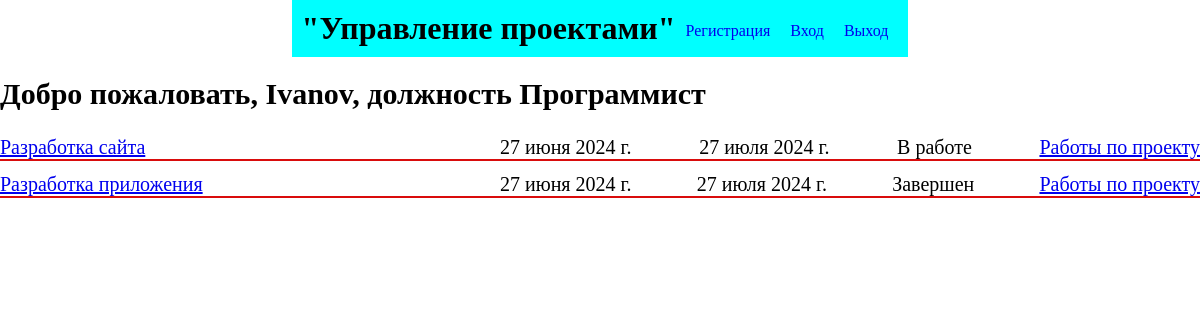
The app's page / (signed in) with its own data.
### main/models.py (models this page shows, shortened)
class AdvUser(AbstractUser):
    dolzn = models.ForeignKey(Dolzn, on_delete=models.CASCADE, null=True, blank=True, verbose_name='Должность')
    class Meta:
        verbose_name = 'Сотрудник'
        verbose_name_plural = 'Сотрудники'
    def __str__(self):
        return self.username

class Dolzn(models.Model):
    name = models.CharField('Название', max_length=255)
    class Meta:
        verbose_name = 'Должность'
        verbose_name_plural = 'Должности'
    def __str__(self):
        return self.name

class WorkerInProject(models.Model):
    project = models.ForeignKey(Project, on_delete=models.CASCADE, verbose_name='Проект')
    worker = models.ManyToManyField(AdvUser, verbose_name='Сотрудник')
    class Meta:
        verbose_name = 'Сотрудник в проекте'
        verbose_name_plural = 'Сотрудники в проекте'

class Project(models.Model):
    STATUS_CHOICE = (
        ("В работе", "В работе"),
        ("Завершен", "Завершен"),
    )
    name = models.CharField('Название', max_length=255)
    date_start = models.DateField('Дата начала')
    date_end = models.DateField('Дата сдачи')
    status = models.CharField("Статус проекта", choices=STATUS_CHOICE, max_length=50)
    class Meta:
        verbose_name = 'Проект'
        verbose_name_plural = 'Проекты'

### main/views.py (the view)
# urls.py: path('', MainPage.as_view(), name='main_page'),
class MainPage(TemplateView):
    template_name = 'index.html'
    def get_context_data(self, *, object_list=None, **kwargs):
        context = super().get_context_data(**kwargs)
        print(self.request.user, type(self.request.user))
        if str(self.request.user) == "AnonymousUser":
            context['warning'] = 'Зарегистрируйтесь или войдите, чтобы посмотреть свои проекты'
            return context
        else:
            context['projects'] = WorkerInProject.objects.filter(worker=self.request.user)
            context['user'] = self.request.user
            context['ddd'] = AdvUser.objects.get(username=self.request.user)
            return context

### main/templates/index.html
{% extends "base.html" %}
{% load static %}
{% block content %}
	{% if user.is_authenticated %}
		<h1 class="greeting-text">Добро пожаловать, {{ user }}, должность {{ ddd.dolzn }}</h1>
		<div class="project__list">
			{% for project in projects %}
				<div class="project__item">
					<p class="project__title"><a href="{% url 'detail_project' pk=project.pk %}">{{ project.project.name }}</a></p>
					<p class="project__date_start">{{ project.project.date_start }}</p>
					<p class="project__date_end">{{ project.project.date_end }}</p>
					<p class="project__status">{{ project.project.status }}</p>
					<p class="project__work"><a href="{% url 'works_by_project' pk=project.pk %}">Работы по проекту</a></p>
				</div>
			{% endfor %}
		</div>
	{% else %}
		<h1>Зарегистрируйтесь или войдите, чтобы посмотреть свои проекты</h1>
	{% endif %}
{% endblock %}

### main/static/style.css (style rules this page uses)
* { margin: 0; padding: 0; }
.greeting-text { margin-top: 20px; font-size: 30px; margin-bottom: 15px; }
p { margin-top: 5px; }
.project__list { margin-top: 20px; }
.project__item { display: inline-flex; justify-content: inherit; align-items: inherit; width: 100%; border-bottom: #d90c0c 2px solid; margin-bottom: 7px; }
.project__title { width: 500px; }
.project__date_start, .project__date_end, .project__status { margin-right: auto; }
.project__title, .project__date_start, .project__date_end, .project__status, .project__work { font-size: 20px; }

### records on screen
AdvUser: username "Ivanov", dolzn "Программист"
WorkerInProject: project.name "Разработка сайта", project.date_start "27 июня 2024 г.", project.date_end "27 июля 2024 г.", project.status "В работе"
WorkerInProject: project.name "Разработка приложения", project.date_start "27 июня 2024 г.", project.date_end "27 июля 2024 г.", project.status "Завершен"
